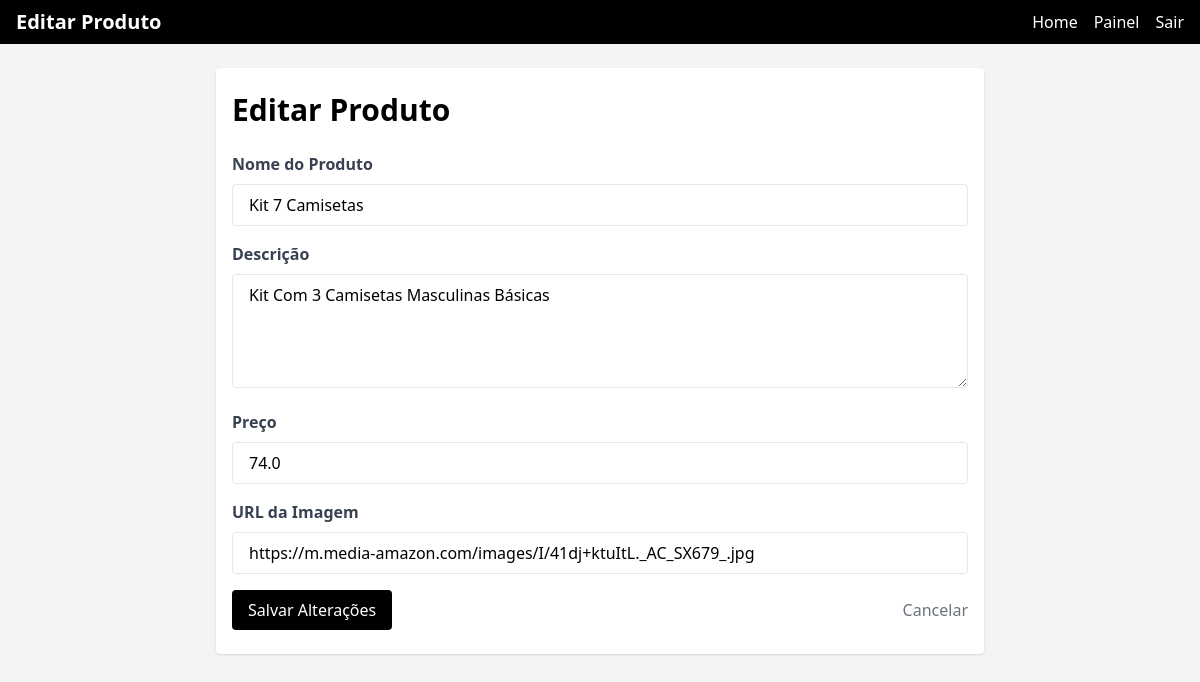
Screenshot of /admin/products/edit/1 (signed in) with the database file from the repository.
### loja/modules/models.py (models this page shows)
class Products(db.Model):
    __tablename__ = 'products'
    id = db.Column(db.Integer, primary_key=True, nullable=False, unique=True)
    name = db.Column(db.String(100), nullable=False)
    description = db.Column(db.String(100), nullable=True)
    price = db.Column(db.Float, nullable=False)
    image = db.Column(db.String(100), nullable=False)
    user_id = db.Column(db.Integer, db.ForeignKey('users.id'), nullable=False)

### loja/views/admin_routes.py (the view, shortened to what this page needs)
@admin_blueprint.route('/admin/products/edit/<int:id>', methods=['GET', 'POST'])
@login_required
def edit_product(id):
    product = Products.query.get_or_404(id)
    return render_template('admin/edit_product.html', product=product)

### loja/__init__.py (called while the page is built)
def create_app():
    app = Flask(__name__)
    app.config.from_object('config.Config')  # Certifique-se de ter o arquivo 'config.py' configurado
    db.init_app(app)
    login_manager.init_app(app)
    login_manager.login_view = 'auth.login'  # Atualize 'auth.login' com sua rota real de login
    login_manager.login_message = 'Por favor, faça login para acessar esta página.'
    login_manager.login_message_category = 'info'
    from loja.views.routes import main_blueprint
    from loja.views.admin_routes import admin_blueprint
    app.register_blueprint(main_blueprint)
    app.register_blueprint(admin_blueprint)
    from loja.modules.models import Users  # Certifique-se de que o modelo User está no módulo correto
    @login_manager.user_loader
    def load_user(user_id):
        return Users.query.get(int(user_id))
    return app

### loja/templates/admin/edit_product.html (shortened to what this page needs)
<!DOCTYPE html>
<html lang="pt-BR">
<head>
  <script src="https://cdn.tailwindcss.com"></script>
  <link rel="stylesheet" href="{{ url_for('static', filename='styles/animation.css') }}">
</head>
<body class="bg-gray-100">
  <nav class="bg-black text-white px-4 py-2 flex justify-between items-center">
    <h1 class="text-xl font-bold">Editar Produto</h1>
    <ul class="flex gap-4">
      <li><a href="/" class="hover:underline">Home</a></li>
      <li><a href="{{ url_for('admin.admin_dashboard') }}" class="hover:underline">Painel</a></li>
      <li><a href="{{ url_for('admin.logout') }}" class="hover:underline">Sair</a></li>
    </ul>
  </nav>
  <main class="mt-6 px-4 max-w-3xl mx-auto bg-white p-6 rounded shadow">
    <h1 class="text-3xl font-bold mb-6">Editar Produto</h1>
    <form action="{{ url_for('admin.edit_product', id=product.id) }}" method="POST">
      <div class="mb-4">
        <label for="name" class="block text-gray-700 font-semibold mb-2">Nome do Produto</label>
        <input
          type="text"
          id="name"
          name="name"
          value="{{ product.name }}"
          class="w-full px-4 py-2 border rounded focus:outline-none focus:ring-2 focus:ring-black"
          required
        >
      </div>
      <div class="mb-4">
        <label for="description" class="block text-gray-700 font-semibold mb-2">Descrição</label>
        <textarea
          id="description"
          name="description"
          class="w-full px-4 py-2 border rounded focus:outline-none focus:ring-2 focus:ring-black"
          rows="4"
        >{{ product.description }}</textarea>
      </div>
      <div class="mb-4">
        <label for="price" class="block text-gray-700 font-semibold mb-2">Preço</label>
        <input
          type="number"
          id="price"
          name="price"
          value="{{ product.price }}"
          step="0.01"
          class="w-full px-4 py-2 border rounded focus:outline-none focus:ring-2 focus:ring-black"
          required
        >
      </div>
      <div class="mb-4">
        <label for="image" class="block text-gray-700 font-semibold mb-2">URL da Imagem</label>
        <input
          type="text"
          id="image"
          name="image"
          value="{{ product.image }}"
          class="w-full px-4 py-2 border rounded focus:outline-none focus:ring-2 focus:ring-black"
          required
        >
      </div>
      <div class="flex justify-between items-center">
        <button
          type="submit"
          class="bg-black text-white py-2 px-4 rounded hover:bg-gray-800"
        >
          Salvar Alterações
        </button>
        <a
          href="{{ url_for('admin.admin_dashboard') }}"
          class="text-gray-500 hover:underline"
        >
          Cancelar
        </a>
      </div>
    </form>
  </main>
</body>
</html>

### rows the page displays
Products: name "Kit 7 Camisetas", description "Kit Com 3 Camisetas Masculinas Básicas", price "74.0", image "https://m.media-amazon.com/images/I/41dj+ktuItL._AC_SX679_.jpg"
